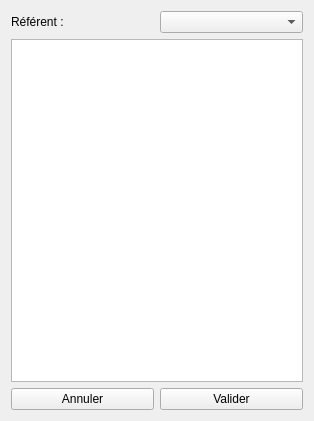
<?xml version="1.0" encoding="UTF-8"?>
<ui version="4.0">
 <class>ConfigEchelle</class>
 <widget class="QWidget" name="ConfigEchelle">
  <property name="windowModality">
   <enum>Qt::ApplicationModal</enum>
  </property>
  <property name="geometry">
   <rect>
    <x>0</x>
    <y>0</y>
    <width>314</width>
    <height>421</height>
   </rect>
  </property>
  <property name="windowTitle">
   <string>Configuration Echelles</string>
  </property>
  <layout class="QGridLayout" name="gridLayout_3">
   <item row="0" column="0">
    <layout class="QGridLayout" name="gridLayout">
     <item row="0" column="0">
      <widget class="QLabel" name="label">
       <property name="text">
        <string>Référent :</string>
       </property>
      </widget>
     </item>
     <item row="0" column="1">
      <widget class="QComboBox" name="comboBoxRef"/>
     </item>
    </layout>
   </item>
   <item row="1" column="0">
    <widget class="QTableView" name="tableViewEchelles"/>
   </item>
   <item row="2" column="0">
    <layout class="QGridLayout" name="gridLayout_2">
     <item row="0" column="1">
      <widget class="QPushButton" name="buttonValider">
       <property name="text">
        <string>Valider</string>
       </property>
      </widget>
     </item>
     <item row="0" column="0">
      <widget class="QPushButton" name="buttonAnnuler">
       <property name="text">
        <string>Annuler</string>
       </property>
      </widget>
     </item>
    </layout>
   </item>
  </layout>
 </widget>
 <resources/>
 <connections/>
</ui>
